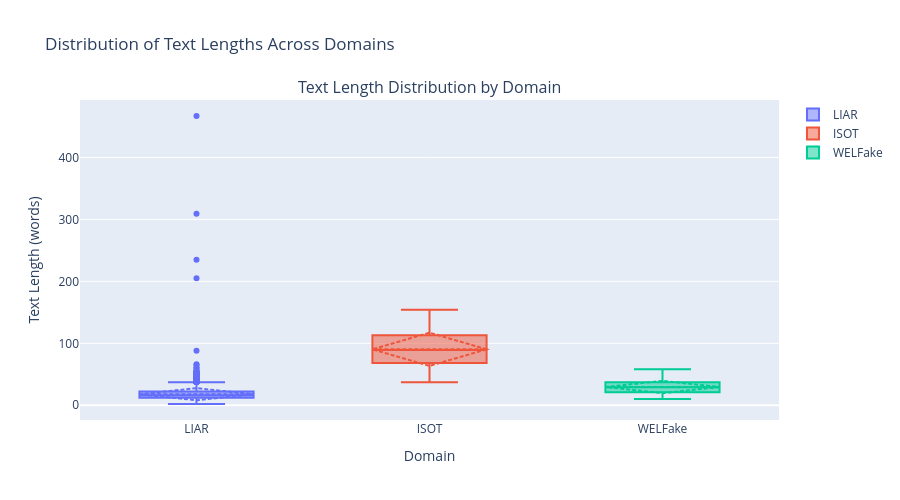
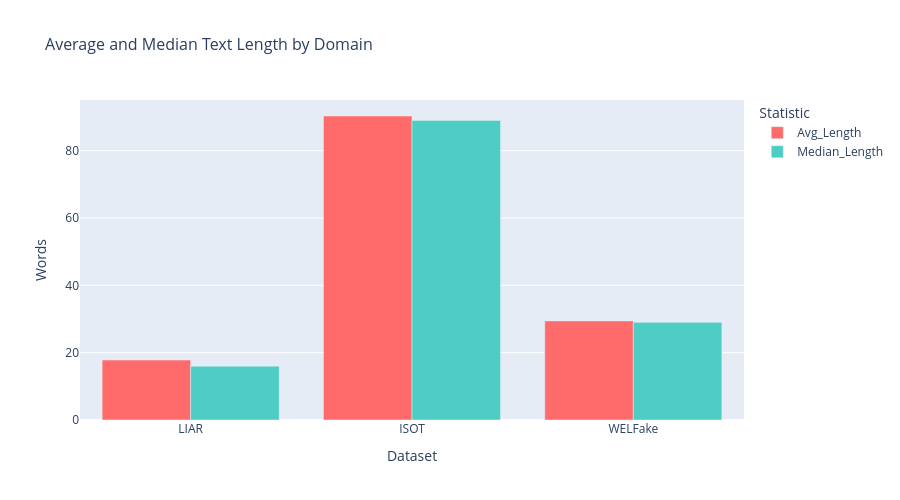

The notebook cell these images were saved under, in order:
### Code cell
# Text Characteristics Visualizations
print("\n" + "="*80)
print("TEXT CHARACTERISTICS VISUALIZATIONS")
print("="*80)

# Collect text statistics for each domain
text_stats_viz = []

for domain in combined_df['domain'].unique():
    domain_texts = combined_df[combined_df['domain'] == domain]['text'].values
    text_lengths = [len(text.split()) for text in domain_texts]
    
    text_stats_viz.append({
        'Domain': domain,
        'Avg_Length': np.mean(text_lengths),
        'Median_Length': np.median(text_lengths),
        'Max_Length': np.max(text_lengths),
        'Min_Length': np.min(text_lengths),
        'Std_Dev': np.std(text_lengths),
        'Sample_Size': len(domain_texts)
    })

text_stats_df = pd.DataFrame(text_stats_viz)

# 1. Text Length Distribution by Domain (Box Plot)
fig_box = make_subplots(
    rows=1, cols=1,
    vertical_spacing=0.15,
    subplot_titles=('Text Length Distribution by Domain',)
)

for domain in combined_df['domain'].unique():
    domain_texts = combined_df[combined_df['domain'] == domain]['text'].values
    text_lengths = [len(text.split()) for text in domain_texts]
    
    fig_box.add_trace(
        go.Box(
            y=text_lengths,
            name=domain,
            boxmean='sd'
        )
    )

fig_box.update_layout(
    title_text='Distribution of Text Lengths Across Domains',
    yaxis_title='Text Length (words)',
    xaxis_title='Domain',
    height=500,
    width=900,
    showlegend=True,
    hovermode='closest'
)

fig_box.show()
print("✓ Box plot: Text length distribution by domain")

# 2. Statistical Comparison (Bar Chart)
fig_stats = px.bar(
    text_stats_df.melt(
        id_vars=['Domain'],
        value_vars=['Avg_Length', 'Median_Length'],
        var_name='Statistic',
        value_name='Length'
    ),
    x='Domain',
    y='Length',
    color='Statistic',
    barmode='group',
    title='Average and Median Text Length by Domain',
    labels={'Length': 'Words', 'Domain': 'Dataset'},
    height=500,
    width=900,
    color_discrete_sequence=['#FF6B6B', '#4ECDC4']
)

fig_stats.update_layout(
    font=dict(size=12),
    title_font_size=16,
    hovermode='x unified'
)

fig_stats.show()
print("✓ Bar chart: Text length statistics by domain")

# 3. Text Length Statistics Table
print("\n📊 Text Statistics Summary:")
print(text_stats_df.round(2).to_string(index=False))

print("\n✓ Text characteristics visualizations complete!")

### Figure 1 — Plotly figure (JSON) as saved in the notebook; plotly's stock layout.template omitted (floating-point values rounded to 4 significant figures; data arrays with more than 128 entries replaced by an {"elided": "..."} marker saying what was removed)
{"data": [{"boxmean": "sd", "name": "LIAR", "type": "box", "y": {"elided": "10164 int values"}}, {"boxmean": "sd", "name": "ISOT", "type": "box", "y": {"elided": "3500 int values"}}, {"boxmean": "sd", "name": "WELFake", "type": "box", "y": {"elided": "2800 int values"}}], "layout": {"annotations": [{"font": {"size": 16}, "showarrow": false, "text": "Text Length Distribution by Domain", "x": 0.5, "xanchor": "center", "xref": "paper", "y": 1, "yanchor": "bottom", "yref": "paper"}], "height": 500, "hovermode": "closest", "showlegend": true, "title": {"text": "Distribution of Text Lengths Across Domains"}, "width": 900, "xaxis": {"anchor": "y", "domain": [0, 1], "title": {"text": "Domain"}}, "yaxis": {"anchor": "x", "domain": [0, 1], "title": {"text": "Text Length (words)"}}}}

### Figure 2 — Plotly figure (JSON) as saved in the notebook; plotly's stock layout.template omitted (floating-point values rounded to 4 significant figures)
{"data": [{"alignmentgroup": "True", "hovertemplate": "Statistic=Avg_Length<br>Dataset=%{x}<br>Words=%{y}<extra></extra>", "legendgroup": "Avg_Length", "marker": {"color": "#FF6B6B", "pattern": {"shape": ""}}, "name": "Avg_Length", "offsetgroup": "Avg_Length", "orientation": "v", "showlegend": true, "textposition": "auto", "type": "bar", "x": ["LIAR", "ISOT", "WELFake"], "xaxis": "x", "y": [17.8, 90.3, 29.44], "yaxis": "y"}, {"alignmentgroup": "True", "hovertemplate": "Statistic=Median_Length<br>Dataset=%{x}<br>Words=%{y}<extra></extra>", "legendgroup": "Median_Length", "marker": {"color": "#4ECDC4", "pattern": {"shape": ""}}, "name": "Median_Length", "offsetgroup": "Median_Length", "orientation": "v", "showlegend": true, "textposition": "auto", "type": "bar", "x": ["LIAR", "ISOT", "WELFake"], "xaxis": "x", "y": [16.0, 89.0, 29.0], "yaxis": "y"}], "layout": {"barmode": "group", "font": {"size": 12}, "height": 500, "hovermode": "x unified", "legend": {"title": {"text": "Statistic"}, "tracegroupgap": 0}, "title": {"font": {"size": 16}, "text": "Average and Median Text Length by Domain"}, "width": 900, "xaxis": {"anchor": "y", "domain": [0, 1], "title": {"text": "Dataset"}}, "yaxis": {"anchor": "x", "domain": [0, 1], "title": {"text": "Words"}}}}
